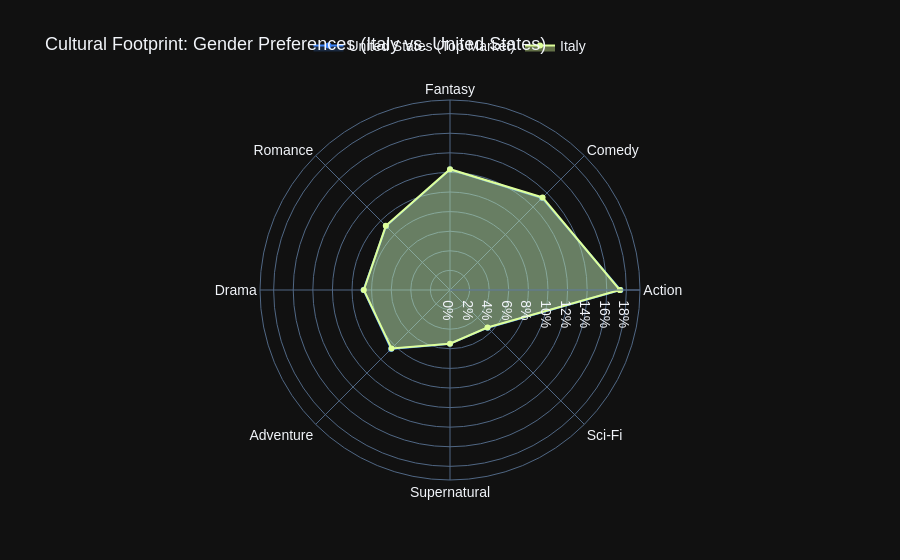

Notebook code for this chart:
### Markdown cell above
## Radar Chart (Italy vs. Top Market)

### Objective of the Analysis
To fully understand the positioning of the Italian market within the global ecosystem, this section offers a direct comparison with the leading country in terms of interaction volume (the United States). The goal is to **map the cultural footprint** of the two nations, simultaneously visualizing preferences across multiple axes (gender) to determine whether Italy closely follows the trends of the dominant market or has a structurally different consumption profile.

### Methodological Choice
The visualization chosen is a **Radar Chart**. This representation is ideal for the comparative analysis of multidimensional profiles: the area traced by the polygon allows you to immediately grasp the extent and polarization of a cohort's interests.

To ensure a fair comparison independent of absolute volumes (US votes are ten times higher than Italian votes), the data has been normalized to **Market Share (%)** (percentage of votes assigned to a genre compared to the national total). To preserve the chart's readability and prevent visual clutter, the analysis has been limited to the **Top 8 global genres**, creating a clear and statistically significant comparison scope.

### Code cell
functionsCountries.usaItalyGenreRadar(user_ratings)

### Figure 1 — Plotly figure (JSON) as saved in the notebook; plotly's stock layout.template omitted (floating-point values rounded to 4 significant figures)
{"data": [{"fill": "toself", "fillcolor": "rgba(59, 130, 246, 0.2)", "line": {"color": "#3b82f6"}, "name": "United States (Top Market)", "r": [17.39, 13.29, 12.3, 9.224, 8.825, 8.498, 5.478, 5.442, 17.39], "theta": ["Action", "Comedy", "Fantasy", "Romance", "Drama", "Adventure", "Supernatural", "Sci-Fi", "Action"], "type": "scatterpolar"}, {"fill": "toself", "fillcolor": "rgba(222, 255, 154, 0.4)", "line": {"color": "#deff9a"}, "name": "Italy", "r": [17.34, 13.36, 12.33, 9.264, 8.8, 8.442, 5.486, 5.411, 17.34], "theta": ["Action", "Comedy", "Fantasy", "Romance", "Drama", "Adventure", "Supernatural", "Sci-Fi", "Action"], "type": "scatterpolar"}], "layout": {"font": {"family": "Arial, sans-serif", "size": 14}, "legend": {"orientation": "h", "x": 0.5, "xanchor": "center", "y": 1.1, "yanchor": "bottom"}, "margin": {"b": 80, "l": 80, "r": 80, "t": 100}, "polar": {"radialaxis": {"range": [0, 19.39], "ticksuffix": "%", "visible": true}}, "title": {"font": {"family": "Arial, sans-serif", "size": 18}, "text": "Cultural Footprint: Gender Preferences (Italy vs. United States)"}}}
